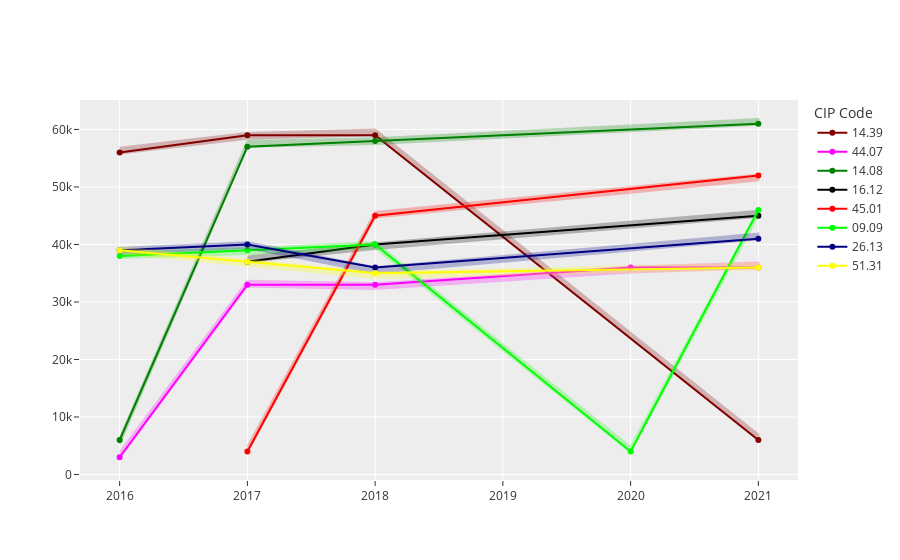

Write notebook code for a chart like this one.
### Code cell
## HIGHLIGHT WITH CIP NAME, MAYBE CHANGE LINE WIDTH
import numpy as np

def reg_salary(prog_data, cip_list):
    
    fig_data = prog_data[prog_data['cip_code'].isin(cip_list)]
    
    salary = go.Figure()
    
    colors = ['maroon', 'fuchsia', 'green', 'black', 'red', 'lime', 'navy', 
              'yellow', 'olive', 'blue', 'teal', 'aqua', 'silver', 'gray']
    
    for i, cip in enumerate(cip_list):
        cip_data = fig_data[fig_data['cip_code'] == cip].sort_values(by=['year'])
        cip_data['cip_upper'] = cip_data['mean_starting_salary'] + 500
        cip_data['cip_lower'] = cip_data['mean_starting_salary'] - 500
        
        cip_title = cip_data.iloc[0]['CIPTitle']
        
        year_bounds = list(cip_data['year']) + list(cip_data['year'])[::-1]
        salary_bounds = list(cip_data['cip_upper']) + list(cip_data['cip_lower'])[::-1]
        
        salary.add_trace(go.Scatter(name = cip_title,
                                    x = year_bounds,
                                    y = salary_bounds,
                                    mode = 'lines',
                                    hoverinfo = 'name',#"%{name}<extra></extra>",
                                    fill = 'toself',
                                    fillcolor = colors[i],
                                    line_color = colors[i],
                                    showlegend = False,
                                    opacity = 0.25)
                        )
        
        salary.add_trace(go.Scatter(name = cip,
                                    x = cip_data['year'],
                                    y = cip_data['mean_starting_salary'].round(-3),
                                    mode = 'lines+markers',
                                    line_color = colors[i],
                                    hovertext = cip_data['CIPTitle'],
                                    hovertemplate = "<b>%{hovertext}</b><br><br>" + "Year: %{x}<br>" +
                                                    "Mean Starting Salary: $%{y}<br>"+"<extra></extra>")
                        )
    
    salary.update_layout(template = 'ggplot2', legend_title = 'CIP Code', hoverlabel=dict(namelength=-1))
    
    return salary

sample_cips = get_rand_cips(bach_prog, 8)

reg_salary(bach_prog, sample_cips).show()

### Figure 1 — Plotly figure (JSON) as saved in the notebook; plotly's stock layout.template omitted (floating-point values rounded to 4 significant figures)
{"data": [{"fill": "toself", "fillcolor": "maroon", "hoverinfo": "name", "line": {"color": "maroon"}, "mode": "lines", "name": "Geological/Geophysical Engineering.", "opacity": 0.25, "showlegend": false, "type": "scatter", "x": [2016, 2017, 2018, 2021, 2021, 2018, 2017, 2016], "y": [56822, 59363, 59976, 6961, 5961, 58976, 58363, 55822]}, {"hovertemplate": "<b>%{hovertext}</b><br><br>Year: %{x}<br>Mean Starting Salary: $%{y}<br><extra></extra>", "hovertext": ["Geological/Geophysical Engineering.", "Geological/Geophysical Engineering.", "Geological/Geophysical Engineering.", "Geological/Geophysical Engineering."], "line": {"color": "maroon"}, "mode": "lines+markers", "name": "14.39", "type": "scatter", "x": [2016, 2017, 2018, 2021], "y": [56000, 59000, 59000, 6000]}, {"fill": "toself", "fillcolor": "fuchsia", "hoverinfo": "name", "line": {"color": "fuchsia"}, "mode": "lines", "name": "Social Work.", "opacity": 0.25, "showlegend": false, "type": "scatter", "x": [2016, 2017, 2018, 2020, 2021, 2021, 2020, 2018, 2017, 2016], "y": [3839, 33689, 33234, 36122, 36875, 35875, 35122, 32234, 32689, 2839]}, {"hovertemplate": "<b>%{hovertext}</b><br><br>Year: %{x}<br>Mean Starting Salary: $%{y}<br><extra></extra>", "hovertext": ["Social Work.", "Social Work.", "Social Work.", "Social Work.", "Social Work."], "line": {"color": "fuchsia"}, "mode": "lines+markers", "name": "44.07", "type": "scatter", "x": [2016, 2017, 2018, 2020, 2021], "y": [3000, 33000, 33000, 36000, 36000]}, {"fill": "toself", "fillcolor": "green", "hoverinfo": "name", "line": {"color": "green"}, "mode": "lines", "name": "Civil Engineering.", "opacity": 0.25, "showlegend": false, "type": "scatter", "x": [2016, 2017, 2018, 2021, 2021, 2018, 2017, 2016], "y": [6291, 57995, 58465, 61814, 60814, 57465, 56995, 5291]}, {"hovertemplate": "<b>%{hovertext}</b><br><br>Year: %{x}<br>Mean Starting Salary: $%{y}<br><extra></extra>", "hovertext": ["Civil Engineering.", "Civil Engineering.", "Civil Engineering.", "Civil Engineering."], "line": {"color": "green"}, "mode": "lines+markers", "name": "14.08", "type": "scatter", "x": [2016, 2017, 2018, 2021], "y": [6000, 57000, 58000, 61000]}, {"fill": "toself", "fillcolor": "black", "hoverinfo": "name", "line": {"color": "black"}, "mode": "lines", "name": "Classics and Classical Languages, Literatures, and Linguistics.", "opacity": 0.25, "showlegend": false, "type": "scatter", "x": [2017, 2018, 2021, 2021, 2018, 2017], "y": [37929, 40197, 45824, 44824, 39197, 36929]}, {"hovertemplate": "<b>%{hovertext}</b><br><br>Year: %{x}<br>Mean Starting Salary: $%{y}<br><extra></extra>", "hovertext": ["Classics and Classical Languages, Literatures, and Linguistics.", "Classics and Classical Languages, Literatures, and Linguistics.", "Classics and Classical Languages, Literatures, and Linguistics."], "line": {"color": "black"}, "mode": "lines+markers", "name": "16.12", "type": "scatter", "x": [2017, 2018, 2021], "y": [37000, 40000, 45000]}, {"fill": "toself", "fillcolor": "red", "hoverinfo": "name", "line": {"color": "red"}, "mode": "lines", "name": "Social Sciences, General.", "opacity": 0.25, "showlegend": false, "type": "scatter", "x": [2017, 2018, 2021, 2021, 2018, 2017], "y": [4841, 45669, 52136, 51136, 44669, 3841]}, {"hovertemplate": "<b>%{hovertext}</b><br><br>Year: %{x}<br>Mean Starting Salary: $%{y}<br><extra></extra>", "hovertext": ["Social Sciences, General.", "Social Sciences, General.", "Social Sciences, General."], "line": {"color": "red"}, "mode": "lines+markers", "name": "45.01", "type": "scatter", "x": [2017, 2018, 2021], "y": [4000, 45000, 52000]}, {"fill": "toself", "fillcolor": "lime", "hoverinfo": "name", "line": {"color": "lime"}, "mode": "lines", "name": "Public Relations, Advertising, and Applied Communication.", "opacity": 0.25, "showlegend": false, "type": "scatter", "x": [2016, 2017, 2018, 2020, 2021, 2021, 2020, 2018, 2017, 2016], "y": [38662, 39324, 40416, 4833, 46056, 45056, 3833, 39416, 38324, 37662]}, {"hovertemplate": "<b>%{hovertext}</b><br><br>Year: %{x}<br>Mean Starting Salary: $%{y}<br><extra></extra>", "hovertext": ["Public Relations, Advertising, and Applied Communication.", "Public Relations, Advertising, and Applied Communication.", "Public Relations, Advertising, and Applied Communication.", "Public Relations, Advertising, and Applied Communication.", "Public Relations, Advertising, and Applied Communication."], "line": {"color": "lime"}, "mode": "lines+markers", "name": "09.09", "type": "scatter", "x": [2016, 2017, 2018, 2020, 2021], "y": [38000, 39000, 40000, 4000, 46000]}, {"fill": "toself", "fillcolor": "navy", "hoverinfo": "name", "line": {"color": "navy"}, "mode": "lines", "name": "Ecology, Evolution, Systematics, and Population Biology.", "opacity": 0.25, "showlegend": false, "type": "scatter", "x": [2016, 2017, 2018, 2021, 2021, 2018, 2017, 2016], "y": [39396, 40398, 36035, 41883, 40883, 35035, 39398, 38396]}, {"hovertemplate": "<b>%{hovertext}</b><br><br>Year: %{x}<br>Mean Starting Salary: $%{y}<br><extra></extra>", "hovertext": ["Ecology, Evolution, Systematics, and Population Biology.", "Ecology, Evolution, Systematics, and Population Biology.", "Ecology, Evolution, Systematics, and Population Biology.", "Ecology, Evolution, Systematics, and Population Biology."], "line": {"color": "navy"}, "mode": "lines+markers", "name": "26.13", "type": "scatter", "x": [2016, 2017, 2018, 2021], "y": [39000, 40000, 36000, 41000]}, {"fill": "toself", "fillcolor": "yellow", "hoverinfo": "name", "line": {"color": "yellow"}, "mode": "lines", "name": "Dietetics and Clinical Nutrition Services.", "opacity": 0.25, "showlegend": false, "type": "scatter", "x": [2016, 2017, 2018, 2021, 2021, 2018, 2017, 2016], "y": [39467, 37262, 35165, 36724, 35724, 34165, 36262, 38467]}, {"hovertemplate": "<b>%{hovertext}</b><br><br>Year: %{x}<br>Mean Starting Salary: $%{y}<br><extra></extra>", "hovertext": ["Dietetics and Clinical Nutrition Services.", "Dietetics and Clinical Nutrition Services.", "Dietetics and Clinical Nutrition Services.", "Dietetics and Clinical Nutrition Services."], "line": {"color": "yellow"}, "mode": "lines+markers", "name": "51.31", "type": "scatter", "x": [2016, 2017, 2018, 2021], "y": [39000, 37000, 35000, 36000]}], "layout": {"hoverlabel": {"namelength": -1}, "legend": {"title": {"text": "CIP Code"}}}}
